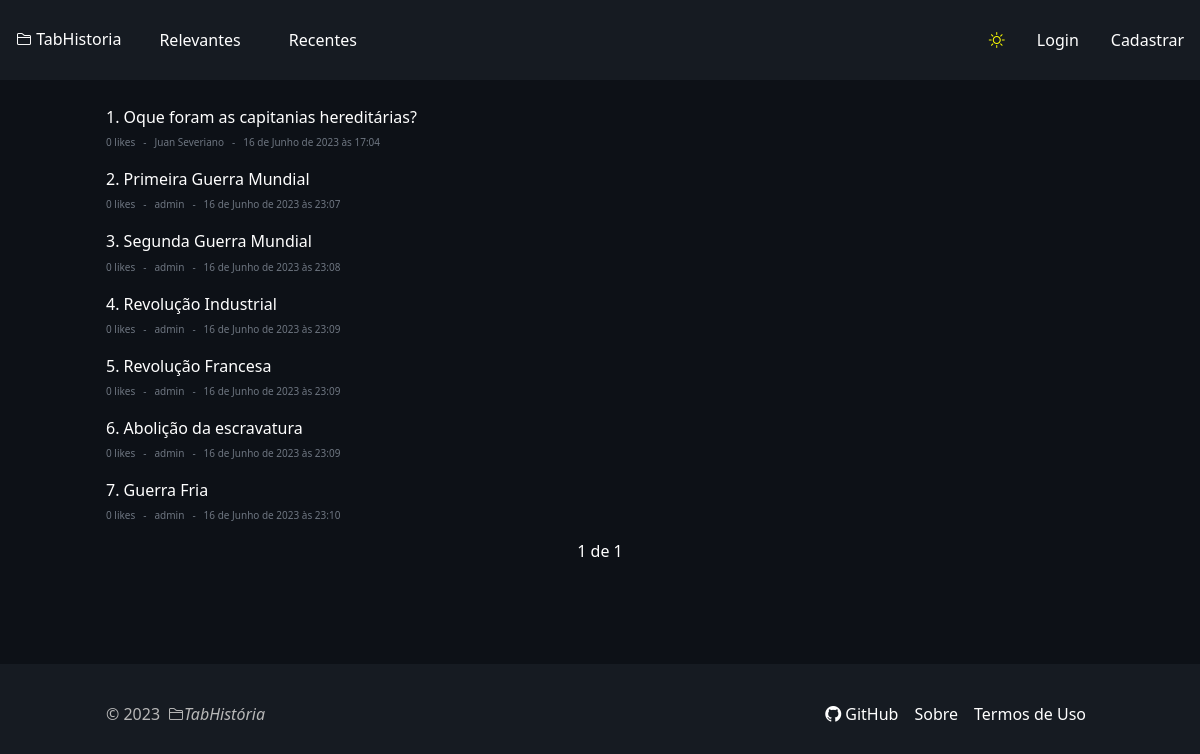
The app's page /, older data.
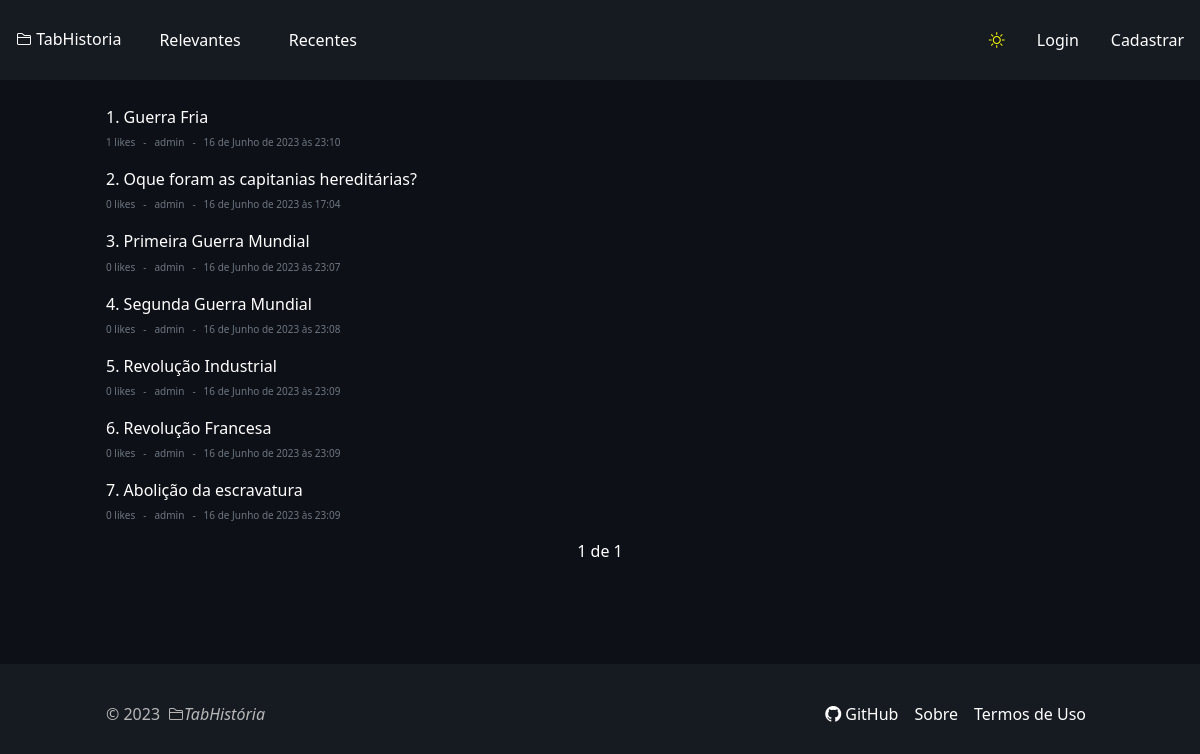
The same page, newer data.
### apps/post/models.py (models this page shows, shortened)
class Post(models.Model):
    title = models.CharField(max_length=100)
    creator = models.ForeignKey(User, on_delete=models.CASCADE)
    likes = models.IntegerField(blank=True, null=True,  default=0)
    users_liked = models.ManyToManyField(
        User, related_name='users_liked', blank=True)
    users_disliked = models.ManyToManyField(
        User, related_name='users_disliked', blank=True)
    comments = models.ManyToManyField(Comment, blank=True)
    creation_date = models.DateTimeField(auto_now_add=True)
    update_date = models.DateTimeField(auto_now=True)
    content = models.TextField()

### apps/home/views.py (the view)
# urls.py: path('', views.home, name='home'),
def home(request):
    if request.method == 'GET':
        category = request.GET.get('category')
        if category == 'recent':
            posts = Post.objects.all().order_by('-creation_date')
        else:
            posts = Post.objects.annotate(
                date=TruncDate('creation_date')).order_by('-date', '-likes')
        paginator = Paginator(posts, 10)
        page = request.GET.get('page')
        posts = paginator.get_page(page)
        context = {'posts': posts, 'category': category, 'page_quantit': 10}
        return render(request, 'pages/index.html', context=context)
    return HttpResponse("Invalid request")

### core/custom_filters.py (called while the page is built)
@register.filter
def index_post(value, page):
    if page <= 1:
        return value
    return value + (page -1) * 10

### apps/home/templates/pages/index.html (shortened to what this page needs)
{% extends 'base.html' %}
{% load static %}
{% load custom_filters %}
{% block body %}
<main class="dark-mode" id="main">
  <section class="container text-white pt-4">
    <div class="grid-container">
      {% for post in posts %}
      <div class="news pt-1 grid-item">
        <h2 class="fs-6 weight">
          {{ forloop.counter|index_post:posts.number }}.
          <a href="{% url 'post:post_viewer' post.id %}" class="post-link">{{ post.title }}</a>
        </h2>
        <div class="more d-flex align-items-center justify-content-start gap-2">
          <p>{{ post.likes }} likes</p>
          <p>-</p>
          <p>{{ post.creator }}</p>
          <p>-</p>
          <p>{{ post.creation_date }}</p>
        </div>
      </div>
      {% endfor %}
    </div>
  </section>
  <section class="container d-flex align-items-center justify-content-center px-1">
    <div class="pass">
      <span class="current">
        {{ posts.number }} de {{ posts.paginator.num_pages }}
      </span>
    </div>
  </section>
</main>
{% endblock %}

Row changes from the older to the newer data that the page shows:
changed Post "Guerra Fria": likes "0" → "1"; moves up the list
changed Post "Oque foram as capitanias hereditárias?": creator "Juan Severiano" → "admin"
